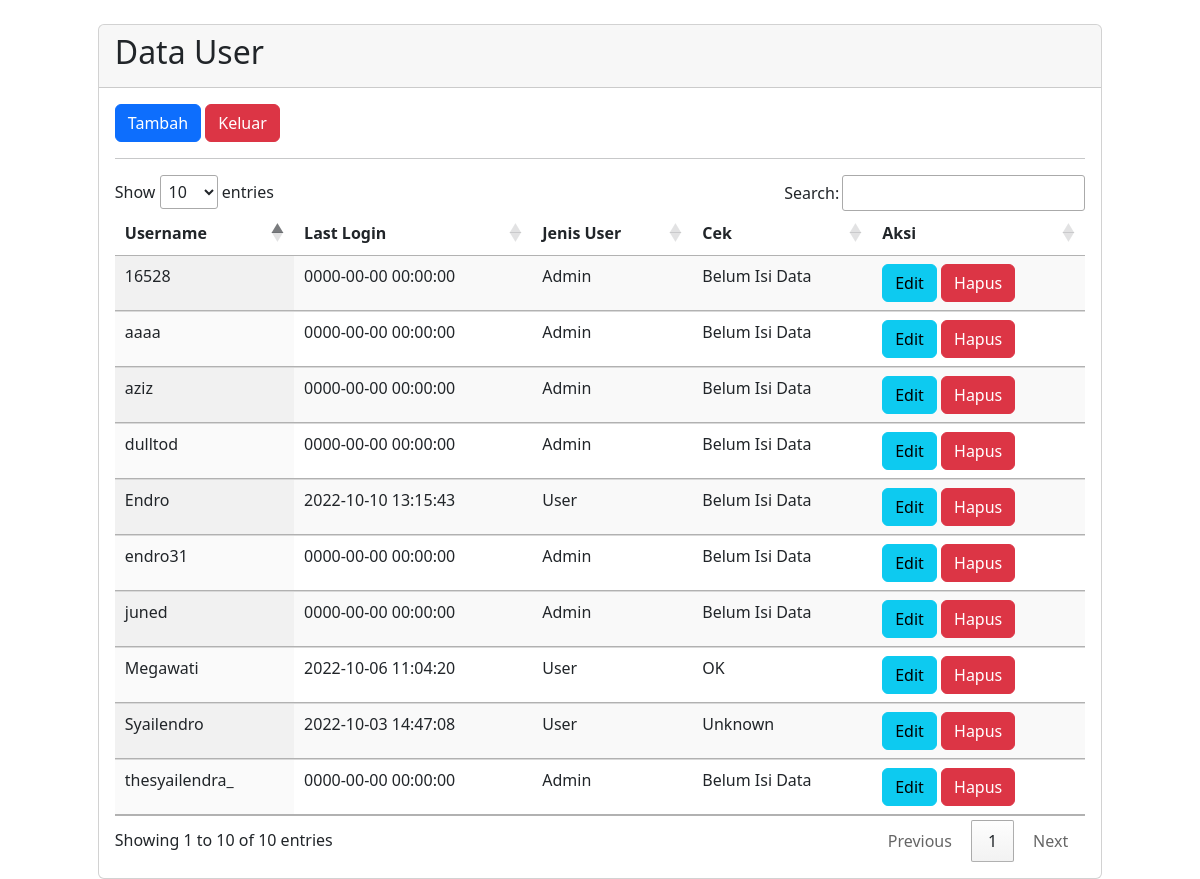
The app's page /tampil_user.php (signed in) with its own data.
### tables this page shows
CREATE TABLE `users` (
  `iduser` int(7) NOT NULL,
  `username` varchar(35) NOT NULL,
  `password` varchar(255) NOT NULL,
  `register` datetime NOT NULL,
  `lastlogin` datetime NOT NULL,
  `type` char(1) NOT NULL,
  `cek` char(1) NOT NULL
);

### koneksi.php (called while the page is built, shortened)
<?php
class database
{
  var $host = "localhost";
  var $username = "root";
  var $password = "";
  var $db = "latihan_cms";
  function __construct()
  {
    $this->koneksi = mysqli_connect(
      $this->host,
      $this->username,
      $this->password,
      $this->db
    );
  }
  function tampil_user()
  {
    $hasil = [];
    $data = mysqli_query($this->koneksi, "SELECT * FROM users");
    while ($row = mysqli_fetch_array($data)) {
      $hasil[] = $row;
    }
    return $hasil;
  }
}

### tampil_user.php (the view, shortened to what this page needs)
<?php
include "koneksi.php";
$db = new database();
$dataUsers = $db->tampil_user();
$jenis = $_SESSION['type'];
?>
<!DOCTYPE html>
<html lang="en">
<head>
  <link href="https://cdn.jsdelivr.net/npm/bootstrap@5.2.1/dist/css/bootstrap.min.css" rel="stylesheet">
  <link rel="stylesheet" type="text/css" href="https://cdn.datatables.net/1.12.1/css/jquery.dataTables.css">
</head>
<body>
  <div class="container" style="margin-top: 2%;">
    <div class="card mx-auto" style="max-width: 90%;">
      <div class="card-header">
        <div class="row">
          <div class="col-sm-11 col-xs-3">
            <h2>Data User</h2>
          </div>
        </div>
      </div>
      <div class="card-body">
        <a href="create_user.php" class="btn btn-primary">Tambah</a>
        <a href="?q=logout" class="btn btn-danger">Keluar</a>
        <div class="table-responsive">
          <table id="table_id" class="table display table-striped">
            <hr>
            <thead>
              <tr>
                <th>Username</th>
                <th>Last Login</th>
                <th>Jenis User</th>
                <th>Cek</th>
                <th>Aksi</th>
              </tr>
            </thead>
            <tbody>
              <?php
              foreach ($dataUsers as $row) {
              ?>
                <tr>
                  <td><?= $row['username'] ?></td>
                  <td><?= $row['lastlogin'] ?></td>
                  <?php
                  $cekjenis = $row['type'];
                  if ($cekjenis == "A") {
                    $jenis = "Admin";
                  } else if ($cekjenis == "U") {
                    $jenis = "User";
                  } else {
                    $jenis = "Unknown";
                  }
                  $cekCek = $row['cek'];
                  if ($cekCek == "0") {
                    $cek = "Belum Isi Data";
                  } else if ($cekCek == "1") {
                    $cek = "OK";
                  } else {
                    $cek = "Unknown";
                  }
                  ?>
                  <td><?= $jenis ?></td>
                  <td><?= $cek ?></td>
                  <td>
                    <a href="edit_user.php?iduser=<?= $row['iduser'] ?>" class="btn btn-info">Edit</a>
                    <a href="proses.php?aksi=hapus_user&iduser=<?= $row['iduser'] ?>" class="btn btn-danger" onclick="return confirm('Yakin deck?')">Hapus</a>
                  </td>
                <?php
              }
                ?>
                </tr>
            </tbody>
          </table>
        </div>
      </div>
    </div>
  </div>
</body>
</html>

### records on screen
users: username "Syailendro", lastlogin "2022-10-03 14:47:08", type "User", cek "Unknown"
users: username "Endro", lastlogin "2022-10-10 13:15:43", type "User", cek "Belum Isi Data"
users: username "Megawati", lastlogin "2022-10-06 11:04:20", type "User", cek "OK"
users: username "thesyailendra_", lastlogin "0000-00-00 00:00:00", type "Admin", cek "Belum Isi Data"
users: username "endro31", lastlogin "0000-00-00 00:00:00", type "Admin", cek "Belum Isi Data"
users: username "16528", lastlogin "0000-00-00 00:00:00", type "Admin", cek "Belum Isi Data"
users: username "aziz", lastlogin "0000-00-00 00:00:00", type "Admin", cek "Belum Isi Data"
users: username "juned", lastlogin "0000-00-00 00:00:00", type "Admin", cek "Belum Isi Data"
users: username "dulltod", lastlogin "0000-00-00 00:00:00", type "Admin", cek "Belum Isi Data"
users: username "aaaa", lastlogin "0000-00-00 00:00:00", type "Admin", cek "Belum Isi Data"
